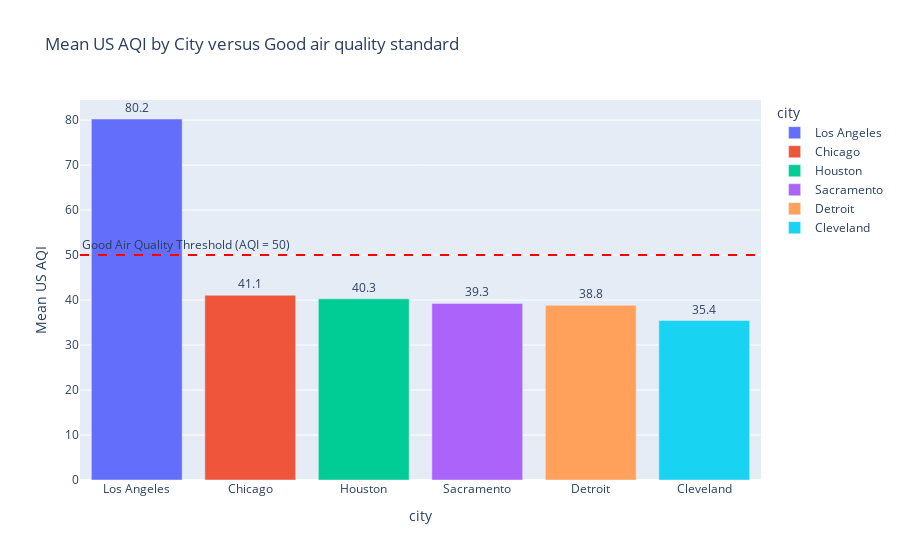

The code cell stored with this chart in its notebook:
### Markdown cell above
### b) Mean Air Quality Index (AQI) per city vs Good air quality standard

### Code cell
import plotly.express as px

# Calculate mean US AQI per city
city_aqi_mean = (
    df.groupby("city", as_index=False)["us_aqi"]
      .mean()
      .rename(columns={"us_aqi": "mean_us_aqi"})
)

# Sort worst to best
city_aqi_mean = city_aqi_mean.sort_values(
    "mean_us_aqi", ascending=False
)

# Bar plot
fig = px.bar(
    city_aqi_mean,
    x="city",
    y="mean_us_aqi",
    title="Mean US AQI by City versus Good air quality standard",
    labels={"mean_us_aqi": "Mean US AQI"},
    color="city"
)

# AQI reference line
fig.add_hline(
    y=50,
    line_dash="dash",
    line_color="red",
    annotation_text="Good Air Quality Threshold (AQI = 50)",
    annotation_position="top left"
)

fig.update_traces(
    texttemplate="%{y:.1f}",
    textposition="outside"
)

fig.show()

### Figure 1 — Plotly figure (JSON) as saved in the notebook; plotly's stock layout.template omitted (floating-point values rounded to 4 significant figures)
{"data": [{"hovertemplate": "city=%{x}<br>Mean US AQI=%{y}<extra></extra>", "legendgroup": "Los Angeles", "marker": {"color": "#636efa", "pattern": {"shape": ""}}, "name": "Los Angeles", "orientation": "v", "showlegend": true, "textposition": "outside", "texttemplate": "%{y:.1f}", "type": "bar", "x": ["Los Angeles"], "xaxis": "x", "y": [80.24], "yaxis": "y"}, {"hovertemplate": "city=%{x}<br>Mean US AQI=%{y}<extra></extra>", "legendgroup": "Chicago", "marker": {"color": "#EF553B", "pattern": {"shape": ""}}, "name": "Chicago", "orientation": "v", "showlegend": true, "textposition": "outside", "texttemplate": "%{y:.1f}", "type": "bar", "x": ["Chicago"], "xaxis": "x", "y": [41.06], "yaxis": "y"}, {"hovertemplate": "city=%{x}<br>Mean US AQI=%{y}<extra></extra>", "legendgroup": "Houston", "marker": {"color": "#00cc96", "pattern": {"shape": ""}}, "name": "Houston", "orientation": "v", "showlegend": true, "textposition": "outside", "texttemplate": "%{y:.1f}", "type": "bar", "x": ["Houston"], "xaxis": "x", "y": [40.26], "yaxis": "y"}, {"hovertemplate": "city=%{x}<br>Mean US AQI=%{y}<extra></extra>", "legendgroup": "Sacramento", "marker": {"color": "#ab63fa", "pattern": {"shape": ""}}, "name": "Sacramento", "orientation": "v", "showlegend": true, "textposition": "outside", "texttemplate": "%{y:.1f}", "type": "bar", "x": ["Sacramento"], "xaxis": "x", "y": [39.26], "yaxis": "y"}, {"hovertemplate": "city=%{x}<br>Mean US AQI=%{y}<extra></extra>", "legendgroup": "Detroit", "marker": {"color": "#FFA15A", "pattern": {"shape": ""}}, "name": "Detroit", "orientation": "v", "showlegend": true, "textposition": "outside", "texttemplate": "%{y:.1f}", "type": "bar", "x": ["Detroit"], "xaxis": "x", "y": [38.83], "yaxis": "y"}, {"hovertemplate": "city=%{x}<br>Mean US AQI=%{y}<extra></extra>", "legendgroup": "Cleveland", "marker": {"color": "#19d3f3", "pattern": {"shape": ""}}, "name": "Cleveland", "orientation": "v", "showlegend": true, "textposition": "outside", "texttemplate": "%{y:.1f}", "type": "bar", "x": ["Cleveland"], "xaxis": "x", "y": [35.43], "yaxis": "y"}], "layout": {"annotations": [{"showarrow": false, "text": "Good Air Quality Threshold (AQI = 50)", "x": 0, "xanchor": "left", "xref": "x domain", "y": 50, "yanchor": "bottom", "yref": "y"}], "barmode": "relative", "legend": {"title": {"text": "city"}, "tracegroupgap": 0}, "shapes": [{"line": {"color": "red", "dash": "dash"}, "type": "line", "x0": 0, "x1": 1, "xref": "x domain", "y0": 50, "y1": 50, "yref": "y"}], "title": {"text": "Mean US AQI by City versus Good air quality standard"}, "xaxis": {"anchor": "y", "categoryarray": ["Los Angeles", "Chicago", "Houston", "Sacramento", "Detroit", "Cleveland"], "categoryorder": "array", "domain": [0, 1], "title": {"text": "city"}}, "yaxis": {"anchor": "x", "domain": [0, 1], "title": {"text": "Mean US AQI"}}}}
